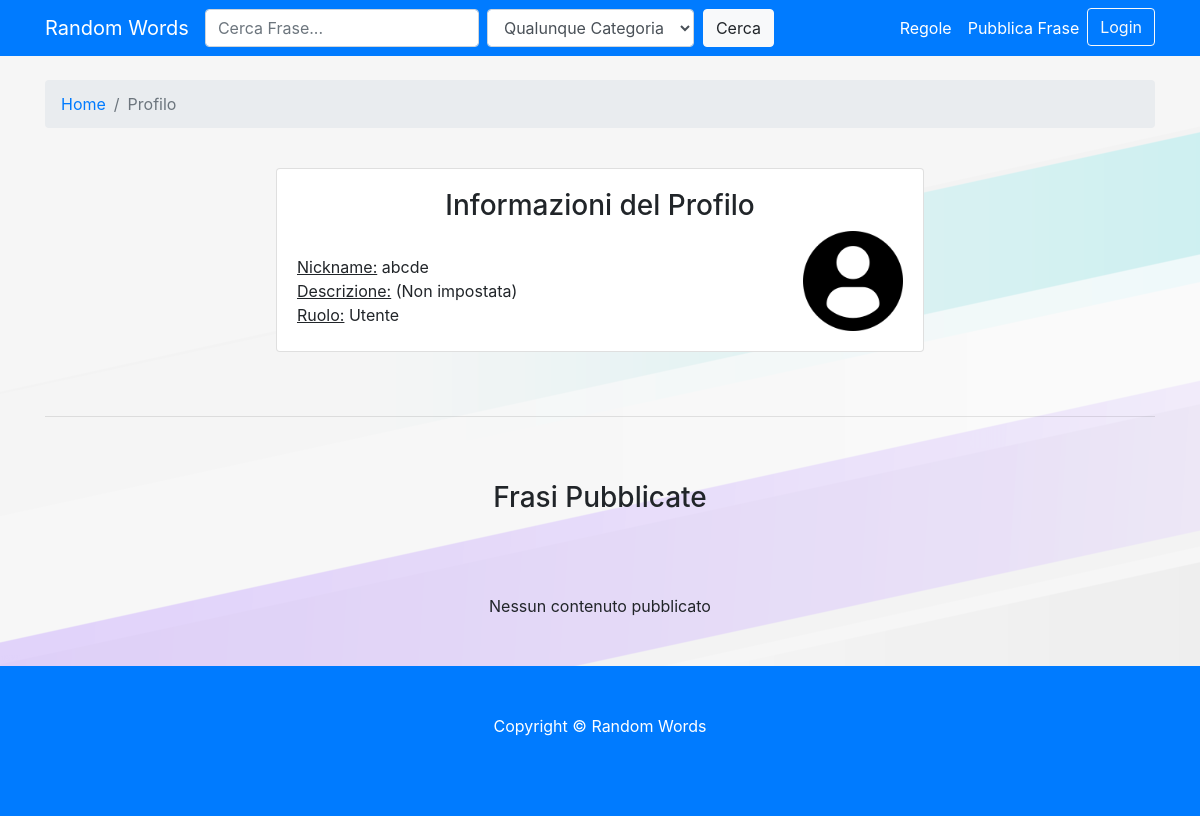
/profilo/11/11/, run on an earlier commit of the app's database.
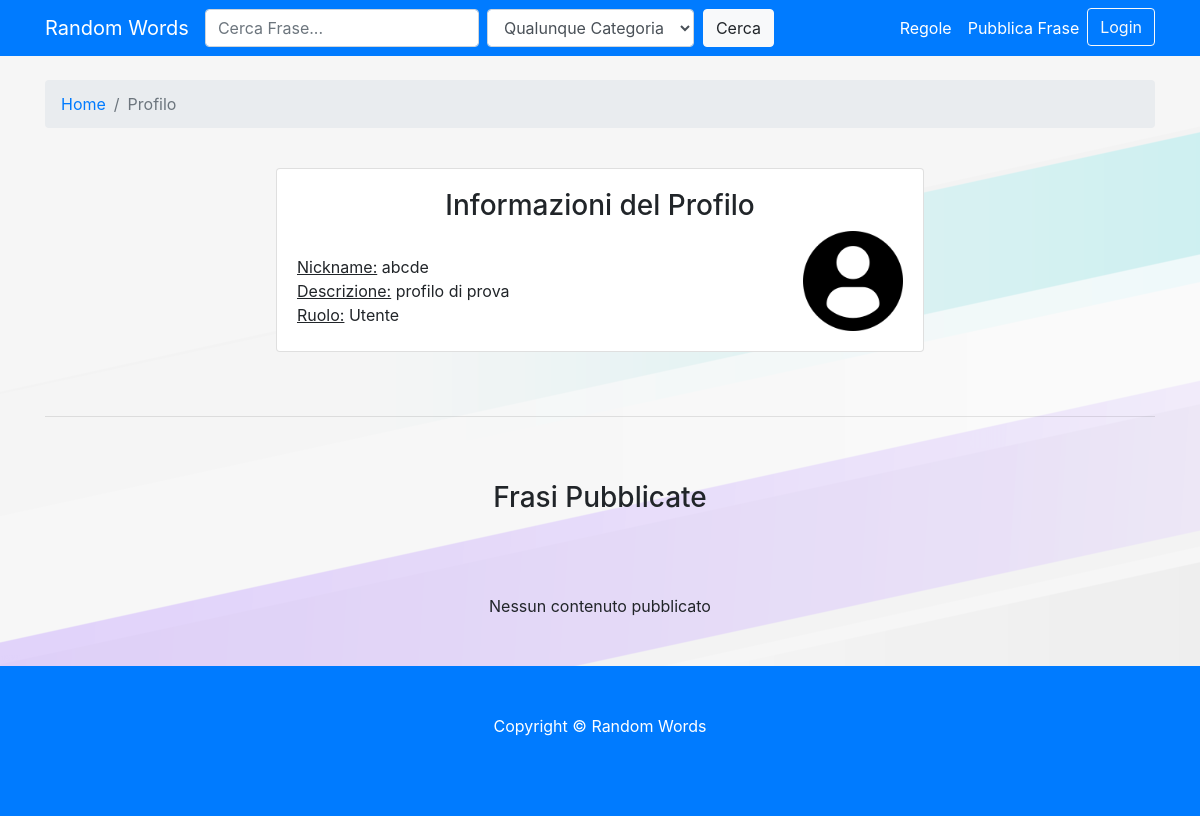
And on a later commit of the database.
### randomwords/models.py (models this page shows, shortened)
class Utente(models.Model):
    Cod_Utente=models.AutoField(primary_key=True)
    verificato=models.IntegerField(default=0)
    nickname=models.CharField(max_length=30)
    password=models.CharField(max_length=70)
    email=models.CharField(max_length=30)
    descrizione=models.CharField(max_length=200)
    permesso=models.IntegerField()

### randomwords/views.py (the view, shortened to what this page needs)
# urls.py: path('profilo/', views.mioprofilo,name="mioprofilo"),
def profilo(request,codice,page):
    b=cookies(request)
    if b==0:
        login=False
        op=False
    elif b==1:
        login=True
        op=False
    elif (b==2) or (b==3):
        login=True
        op=True
    elif b==-1:
        return redirect("/")
    elif b==-2:
        return redirect("/")
    scelte=sceltecategorie()
    try:
        pre=request.META['HTTP_REFERER']
        if (pre==request.build_absolute_uri()) or ('modifica' in pre):
            pre=False
    except:
        pre=False
    query=Utente.objects.filter(Cod_Utente=int(codice))
    if query[0].permesso==0:
        pex="Utente"
    elif query[0].permesso==1:
        pex="Moderatore"
    else:
        pex="Admin"
    if query[0].descrizione=="":
        desc="(Non impostata)"
    else:
        desc=query[0].descrizione
    utente = {
            "nickname": query[0].nickname,
            "email": query[0].email,
            "ruolo": pex,
            "descrizione": desc,
        }
    proprio=False
    if login==True:
        cooki=request.COOKIES.get('sessione')
        query=Sessione.objects.filter(Cod_Sessio=cooki)
        if query[0].Cod_Utente.Cod_Utente==int(codice):
            proprio=True
    if proprio==True:
        query=Contenuto.objects.order_by('-data')
    else:
        query=Contenuto.objects.order_by('-data') \
        .filter(approvato=1)
    i=0
    lista=[]
    for i in range(len(query)):
        if query[i].Cod_Utente.Cod_Utente==int(codice):
            lista.append(query[i])
    contenuti=listeindex(lista,99999,request,login)
    pagina=(len(contenuti)//10)
    if (len(contenuti)%10)!=0:
        pagina=pagina+1
    i=0
    check=0
    listapag=[]
    if (check==0) and (len(listapag)!=0):
        return redirect("/profilo/"+str(codice)+"/1")
    if len(listapag)==0:
        pieno=False
        inizio=False
        fine=False
    contenuti=contenuti[(page-1)*10:((page*10))]
    return render(request, 'profilo.html',{'login': login,'op':op,'scelte':scelte,'contenuti':contenuti,'utente':utente,'proprio':proprio,'inizio':inizio,'fine':fine,'parametro':str(codice),'listapag':listapag,'pieno':pieno,'pre':pre})

### randomwords/views.py (called while the page is built, shortened)
def cookies(request):
    if request.COOKIES.get('sessione'):
        cookies=request.COOKIES.get('sessione')
        query=Sessione.objects.filter(Cod_Sessio=cookies)
        if len(query)==0:
            return -1
        if query[0].Cod_Utente.nickname=="Anonimo":
            return 0
        elif query[0].Cod_Utente.permesso==0:
            return 1
        elif query[0].Cod_Utente.permesso==1:
            return 2
        elif query[0].Cod_Utente.permesso==2:
            return 3
    else:
        x_forwarded_for = request.META.get('HTTP_X_FORWARDED_FOR')
        if x_forwarded_for:
            ip = x_forwarded_for.split(',')[0]
        else:
            ip = request.META.get('REMOTE_ADDR')
        query=Sessione.objects.filter(ip=ip)
        if len(query)==0:
            return 0
        return -2

def sceltecategorie():
    scelte=[]
    query=Categoria.objects.all()
    i=0
    for i in range(len(query)):
        if query[i].nomecategoria!="Nessuna":
            info = {
                "id": str(query[i].Cod_Cate),
                "nome": query[i].nomecategoria,
            }
            scelte.append(info)
    return scelte

def listeindex(query,limite,request,login):
    recenti=[]
    i=0
    return recenti

### randomwords/templates/profilo.html (shortened to what this page needs)
{% extends "base.html" %}
{% block content %}
<div class="container">
<br>
<ol class="breadcrumb">
  <li class="breadcrumb-item">
    <a href="/">Home</a>
  </li>
  <li class="breadcrumb-item active">Profilo</li>
</ol>
<br>
<div class="card" style="width: 40.5em;margin:0 auto;">
  <div class="card-body">
    <center><h3>Informazioni del Profilo</h3></center>
    <img src="/static/img/imgprofilo.png" alt="" class="float-right" height="100" width="100">
    <br>
    <u>Nickname:</u> {{utente.nickname}}
    <br>
    <u>Descrizione:</u> {{utente.descrizione}}
    <br>
    <u>Ruolo:</u> {{utente.ruolo}}
    <br>
  </div>
</div>
<br>
<br>
<hr>
<br>
<br>
<center><h3>Frasi Pubblicate</h3></center>
<br>
      <br>
      <br>
      {% if pieno %}
      <nav aria-label="Paginazione">
        <ul class="pagination justify-content-center pagination-lg">
          {% if inizio %}
          <li class="page-item">
            {% else %}
            <li class="page-item disabled">
              {% endif %}
            <a class="page-link" href="/profilo/{{parametro}}/{{inizio}}" aria-label="Previous">
              <span aria-hidden="true">&laquo;</span>
              <span class="sr-only">Precedente</span>
            </a>
          </li>
          {% for listapag in listapag %}
          {% if listapag.attuale %}
          <li class="page-item active"><a class="page-link" href="/profilo/{{parametro}}/{{listapag.pag}}">{{listapag.pag}}</a></li>
          {% else %}
          <li class="page-item"><a class="page-link" href="/profilo/{{parametro}}/{{listapag.pag}}">{{listapag.pag}}</a></li>
          {% endif %}
          {% endfor %}
          {% if fine %}
          <li class="page-item">
            {% else %}
            <li class="page-item disabled">
              {% endif %}
            <a class="page-link" href="/profilo/{{parametro}}/{{fine}}" aria-label="Next">
              <span aria-hidden="true">&raquo;</span>
              <span class="sr-only">Successivo</span>
            </a>
          </li>
        </ul>
      </nav>
      {% else %}
      <center><a>Nessun contenuto pubblicato</a></center>
      {% endif %}
      <br>
      <br>
</div>
{% endblock %}

### randomwords/templates/base.html (shortened to what this page needs)
<!DOCTYPE html>
<html lang="it">
<head>
  <link href="/static/vendor/bootstrap/css/bootstrap.min.css" rel="stylesheet">
  <link href="/static/css/css2.css" rel="stylesheet">
 </head>
<body>
  <nav class="navbar navbar-inverse navbar-fixed-top navbar-expand-sm navbar-dark bg-primary fixed-top">
    <div class="container">
      <a class="navbar-brand" href="/">Random Words</a><br>
      <form action="/cerca/" method="post" class="form-inline my-2 my-sm-0">{% csrf_token %}
        <input class="form-control mr-sm-2" type="search" placeholder="Cerca Frase..." aria-label="Search" id="testo" name="testo">
        <select class="form-control" placeholder="aa" id="categoria" name="categoria">
          <option selected value="100">Qualunque Categoria</option>
        </select>
        <button class="btn btn-light my-2 my-sm-0" type="submit">Cerca</button>
      </form>
      <br>
      <div class="collapse navbar-collapse" id="navbarResponsive">
        <ul class="navbar-nav ml-auto">
          {% if login and op %}
          <li class="nav-item">
            <a class="nav-link text-white" href="/regole">Regole</a>
          </li>
          <li class="nav-item">
            <a class="nav-link text-white" href="/admin">Admin</a>
          </li>
          <li class="nav-item">
            <a class="nav-link text-white" href="/approva">Approva</a>
          </li>
          <li class="nav-item">
            <a class="nav-link text-white" href="/pubblica">Pubblica Frase</a>
          </li>
          <li class="nav-item">
            <a class="nav-link text-white" href="/profilo">Profilo</a>
          </li>
          <li class="nav-item">
            <a class="nav-link text-white" href="/logout">Logout</a>
          </li>
          {% else %}
          <li class="nav-item">
            <a class="nav-link text-white" href="/regole">Regole</a>
          </li>
          <li class="nav-item">
            <a class="nav-link text-white" href="/pubblica">Pubblica Frase</a>
          </li>
          <li class="nav-item">
            <a href="/login" type="button" class="btn btn-outline-light">Login</a>
          </li>
          {% endif %}
        </ul>
      </div>
    </div>
  </nav>
    {% block content %}{% endblock %}
  <footer class="py-5 bg-primary">
    <div class="container">
      <p class="m-0 text-center text-white">Copyright &copy; Random Words</p>
    </div>
  </footer>
</body>
</html>

### randomwords/static/css/css2.css (style rules this page uses)
body { padding-top: 56px; }

### randomwords/templates/base.html (style rules this page uses)
body { background-image: url("/static/img/background.png"); background-color: #cccccc; }
footer { height: 150px; bottom: 0; width: 100%; }
ul { text-align: center; list-style-position: inside; }

What changed in the data, as far as the page shows it:
changed Utente "abcde": descrizione (not shown) → "profilo di prova"
Also different on the page:
{{ utente.descrizione }}: "(Non impostata)" → (not shown)
